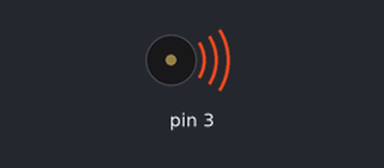
A sketch run on a simulated Arduino Mega 2560, built with avr-gcc and run on an emulated ATmega2560. Shown: buzzer (waves = sounding).

Above: at 0.07 s.
Timing chart, 0 to 3.0 s (numbered marks = the images above):
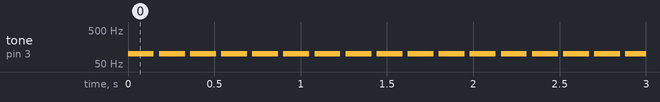

Measured:
- by itself, tone on pin 3: alternates 100 Hz for 0.15 s and silent for 0.03 s

The sketch:

pasive_zumer.ino
```cpp
// mega 2560

void setup()
{
  pinMode(3, OUTPUT);
}

void loop()
{
  tone(3, 100);
  delay(150);
  noTone(3);
  delay(30);
}
```
